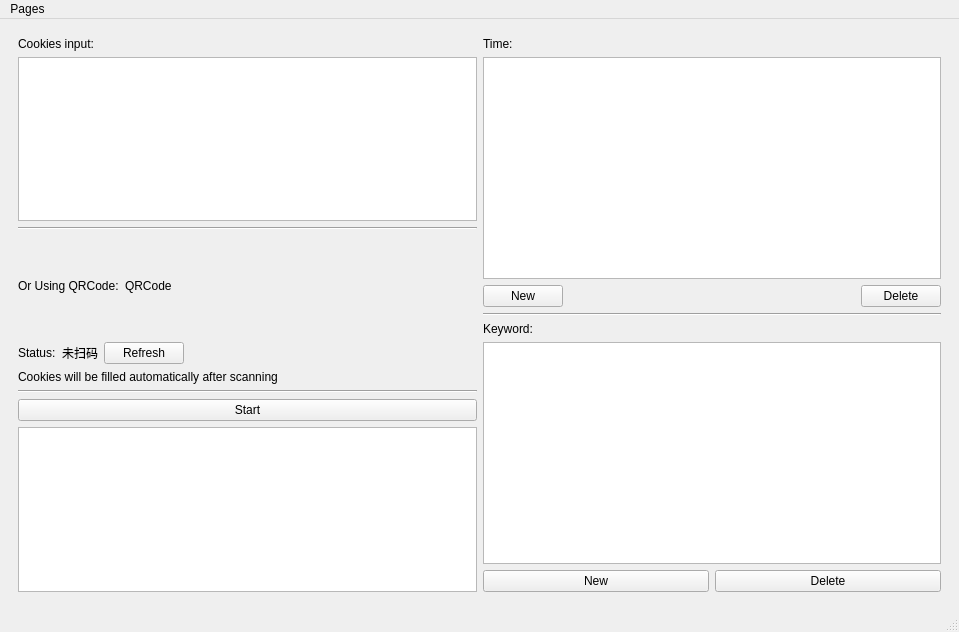
<?xml version="1.0" encoding="UTF-8"?>
<ui version="4.0">
 <class>MainWindow</class>
 <widget class="QMainWindow" name="MainWindow">
  <property name="geometry">
   <rect>
    <x>0</x>
    <y>0</y>
    <width>959</width>
    <height>632</height>
   </rect>
  </property>
  <property name="windowTitle">
   <string>MainWindow</string>
  </property>
  <widget class="QWidget" name="centralwidget">
   <layout class="QVBoxLayout" name="verticalLayout">
    <item>
     <widget class="QStackedWidget" name="stackedWidget">
      <property name="currentIndex">
       <number>0</number>
      </property>
      <widget class="QWidget" name="mainPage">
       <layout class="QHBoxLayout" name="horizontalLayout_2">
        <item>
         <layout class="QHBoxLayout" name="horizontalLayout">
          <item>
           <layout class="QVBoxLayout" name="Info">
            <item>
             <layout class="QHBoxLayout" name="Cookies"/>
            </item>
            <item>
             <widget class="QLabel" name="CookiesLabel">
              <property name="font">
               <font>
                <family>Arial</family>
               </font>
              </property>
              <property name="text">
               <string>Cookies input:</string>
              </property>
             </widget>
            </item>
            <item>
             <widget class="QPlainTextEdit" name="CookiesInput">
              <property name="enabled">
               <bool>true</bool>
              </property>
              <property name="minimumSize">
               <size>
                <width>0</width>
                <height>0</height>
               </size>
              </property>
              <property name="font">
               <font>
                <family>Arial</family>
               </font>
              </property>
              <property name="plainText">
               <string/>
              </property>
             </widget>
            </item>
            <item>
             <widget class="Line" name="line">
              <property name="orientation">
               <enum>Qt::Horizontal</enum>
              </property>
             </widget>
            </item>
            <item>
             <layout class="QHBoxLayout" name="horizontalLayout_4">
              <item>
               <widget class="QLabel" name="QRCodeLabel">
                <property name="font">
                 <font>
                  <family>Arial</family>
                 </font>
                </property>
                <property name="text">
                 <string>Or Using QRCode:</string>
                </property>
               </widget>
              </item>
              <item>
               <widget class="QLabel" name="QRCode">
                <property name="minimumSize">
                 <size>
                  <width>100</width>
                  <height>100</height>
                 </size>
                </property>
                <property name="maximumSize">
                 <size>
                  <width>100</width>
                  <height>100</height>
                 </size>
                </property>
                <property name="font">
                 <font>
                  <family>Arial</family>
                 </font>
                </property>
                <property name="text">
                 <string>QRCode</string>
                </property>
               </widget>
              </item>
              <item>
               <spacer name="horizontalSpacer_3">
                <property name="orientation">
                 <enum>Qt::Horizontal</enum>
                </property>
                <property name="sizeHint" stdset="0">
                 <size>
                  <width>40</width>
                  <height>20</height>
                 </size>
                </property>
               </spacer>
              </item>
             </layout>
            </item>
            <item>
             <layout class="QHBoxLayout" name="horizontalLayout_5">
              <item>
               <widget class="QLabel" name="label_3">
                <property name="font">
                 <font>
                  <family>Arial</family>
                 </font>
                </property>
                <property name="text">
                 <string>Status:</string>
                </property>
               </widget>
              </item>
              <item>
               <widget class="QLabel" name="QRCodeStatus">
                <property name="maximumSize">
                 <size>
                  <width>100</width>
                  <height>16777215</height>
                 </size>
                </property>
                <property name="font">
                 <font>
                  <family>宋体</family>
                 </font>
                </property>
                <property name="text">
                 <string>未扫码</string>
                </property>
               </widget>
              </item>
              <item>
               <widget class="QPushButton" name="RefreshButton">
                <property name="font">
                 <font>
                  <family>Arial</family>
                 </font>
                </property>
                <property name="text">
                 <string>Refresh</string>
                </property>
               </widget>
              </item>
              <item>
               <spacer name="horizontalSpacer">
                <property name="orientation">
                 <enum>Qt::Horizontal</enum>
                </property>
                <property name="sizeHint" stdset="0">
                 <size>
                  <width>40</width>
                  <height>20</height>
                 </size>
                </property>
               </spacer>
              </item>
             </layout>
            </item>
            <item>
             <widget class="QLabel" name="label_2">
              <property name="font">
               <font>
                <family>Arial</family>
               </font>
              </property>
              <property name="text">
               <string>Cookies will be filled automatically after scanning</string>
              </property>
             </widget>
            </item>
            <item>
             <widget class="Line" name="line_2">
              <property name="orientation">
               <enum>Qt::Horizontal</enum>
              </property>
             </widget>
            </item>
            <item>
             <widget class="QPushButton" name="StartButton">
              <property name="font">
               <font>
                <family>Arial</family>
               </font>
              </property>
              <property name="text">
               <string>Start</string>
              </property>
             </widget>
            </item>
            <item>
             <widget class="QTextBrowser" name="LogPrinter">
              <property name="minimumSize">
               <size>
                <width>256</width>
                <height>128</height>
               </size>
              </property>
             </widget>
            </item>
           </layout>
          </item>
          <item>
           <layout class="QVBoxLayout" name="TimeKeywords">
            <item>
             <widget class="QLabel" name="label">
              <property name="font">
               <font>
                <family>Arial</family>
               </font>
              </property>
              <property name="text">
               <string>Time:</string>
              </property>
             </widget>
            </item>
            <item>
             <widget class="QListView" name="Time"/>
            </item>
            <item>
             <layout class="QHBoxLayout" name="TimeButton">
              <item>
               <widget class="QPushButton" name="TimeNew">
                <property name="font">
                 <font>
                  <family>Arial</family>
                 </font>
                </property>
                <property name="text">
                 <string>New</string>
                </property>
               </widget>
              </item>
              <item>
               <spacer name="horizontalSpacer_2">
                <property name="orientation">
                 <enum>Qt::Horizontal</enum>
                </property>
                <property name="sizeHint" stdset="0">
                 <size>
                  <width>40</width>
                  <height>20</height>
                 </size>
                </property>
               </spacer>
              </item>
              <item>
               <widget class="QPushButton" name="TimeDelete">
                <property name="font">
                 <font>
                  <family>Arial</family>
                 </font>
                </property>
                <property name="text">
                 <string>Delete</string>
                </property>
               </widget>
              </item>
             </layout>
            </item>
            <item>
             <widget class="Line" name="line_3">
              <property name="orientation">
               <enum>Qt::Horizontal</enum>
              </property>
             </widget>
            </item>
            <item>
             <widget class="QLabel" name="label_4">
              <property name="font">
               <font>
                <family>Arial</family>
               </font>
              </property>
              <property name="text">
               <string>Keyword:</string>
              </property>
             </widget>
            </item>
            <item>
             <widget class="QListView" name="Keywords"/>
            </item>
            <item>
             <layout class="QHBoxLayout" name="KeywordButton">
              <item>
               <widget class="QPushButton" name="KeywordNew">
                <property name="font">
                 <font>
                  <family>Arial</family>
                 </font>
                </property>
                <property name="text">
                 <string>New</string>
                </property>
               </widget>
              </item>
              <item>
               <widget class="QPushButton" name="KeywordDelete">
                <property name="font">
                 <font>
                  <family>Arial</family>
                 </font>
                </property>
                <property name="text">
                 <string>Delete</string>
                </property>
               </widget>
              </item>
             </layout>
            </item>
           </layout>
          </item>
         </layout>
        </item>
       </layout>
      </widget>
      <widget class="QWidget" name="option1"/>
     </widget>
    </item>
   </layout>
  </widget>
  <widget class="QMenuBar" name="menubar">
   <property name="geometry">
    <rect>
     <x>0</x>
     <y>0</y>
     <width>959</width>
     <height>22</height>
    </rect>
   </property>
   <widget class="QMenu" name="menuMain">
    <property name="title">
     <string>Pages</string>
    </property>
    <addaction name="actionMain_Page"/>
    <addaction name="actionOption"/>
   </widget>
   <addaction name="menuMain"/>
  </widget>
  <widget class="QStatusBar" name="statusbar"/>
  <action name="actionMain_Page">
   <property name="text">
    <string>Main Page</string>
   </property>
  </action>
  <action name="actionOption">
   <property name="text">
    <string>Option</string>
   </property>
  </action>
 </widget>
 <resources/>
 <connections/>
</ui>
